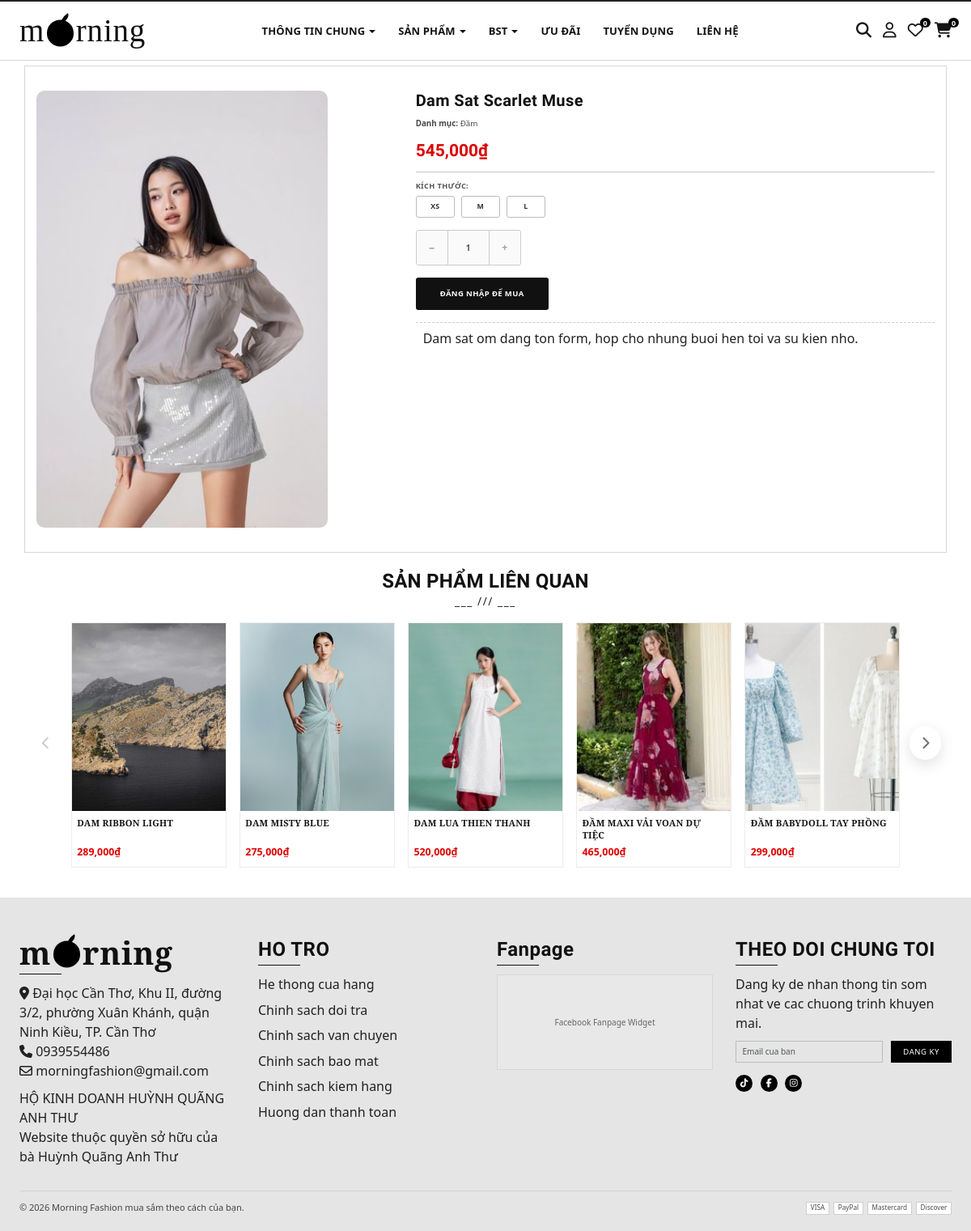
Before: /public/detail_product.php?id=116 with the older database file.
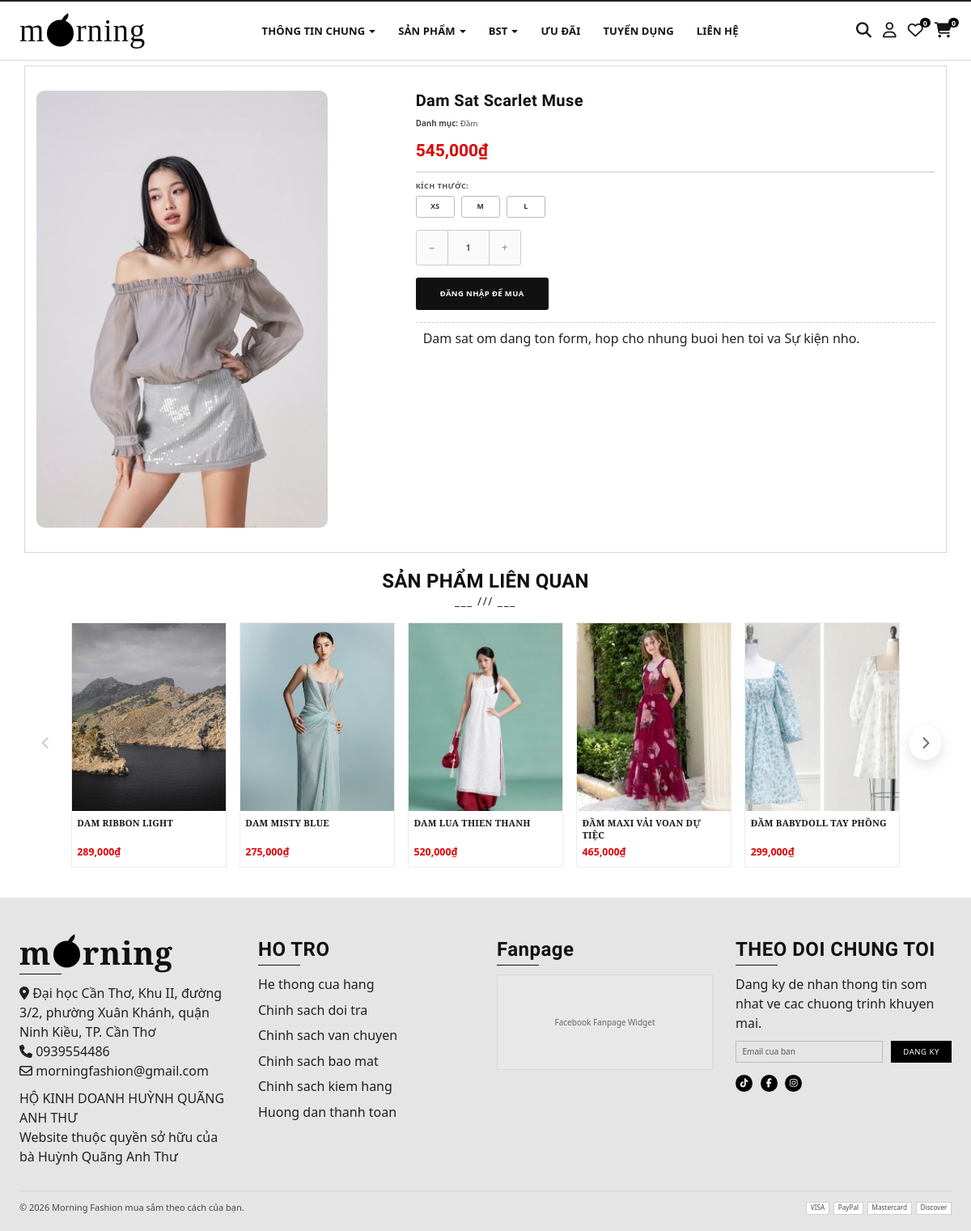
After: the same page with the newer database file.
### tables this page shows
CREATE TABLE `products` (
  `pd_id` int(11) UNSIGNED NOT NULL,
  `pd_name` varchar(255) NOT NULL,
  `pd_price` varchar(255) NOT NULL,
  `pd_info` text NOT NULL,
  `pd_image` varchar(255) NOT NULL,
  `cat_id` int(11) UNSIGNED NOT NULL,
  `is_new` tinyint(1) NOT NULL DEFAULT 0,
  `pd_sizes` varchar(50) NOT NULL DEFAULT '',
  `pd_collection` varchar(50) NOT NULL DEFAULT ''
);

CREATE TABLE `categories` (
  `cat_id` int(11) UNSIGNED NOT NULL,
  `cat_name` varchar(255) NOT NULL
);

### src/classes/Product.php (called while the page is built, shortened)
<?php
class Product
{
    private ?PDO $db;
    private int $pd_id = -1;
    public $pd_name;
    public $pd_price;
    public $pd_info;
    public $pd_image;
    public $cat_id;
    public $pd_sizes = '';
    public $pd_collection = '';
    public function getID(): int
    {
        return $this->pd_id;
    }
    public function __construct(?PDO $pdo)
    {
        $this->db = $pdo;
    }
    protected function fillFromDB(array $row): Product
    {
        [
            'pd_id' => $this->pd_id,
            'pd_name' => $this->pd_name,
            'pd_price' => $this->pd_price,
            'pd_info' => $this->pd_info,
            'pd_image' => $this->pd_image,
            'cat_id' => $this->cat_id,
            'pd_sizes' => $this->pd_sizes,
            'pd_collection' => $this->pd_collection
        ] = $row;
        return $this;
    }
    public function find(int $id): ?Product
    {
        $statement = $this->db->prepare('SELECT * FROM products WHERE pd_id = :id');
        $statement->execute(['id' => $id]);
        if ($row = $statement->fetch()) {
            return $this;
        }
        return null;
    }
    public function relatedProducts(int $categoryId, int $excludeId, int $limit = 10): array
    {
        $products = [];
        $statement = $this->db->prepare(
            'SELECT * FROM products WHERE cat_id = :cat_id AND pd_id <> :exclude_id ORDER BY pd_id DESC LIMIT :limit'
        );
        $statement->bindValue(':cat_id', $categoryId, PDO::PARAM_INT);
        $statement->bindValue(':exclude_id', $excludeId, PDO::PARAM_INT);
        $statement->bindValue(':limit', $limit, PDO::PARAM_INT);
        $statement->execute();
        while ($row = $statement->fetch()) {
            $product = new Product($this->db);
            $product->fillFromDB($row);
            $products[] = $product;
        }
        return $products;
    }
}

### libraries/Psr4AutoloaderClass.php (called while the page is built, shortened)
<?php
class Psr4AutoloaderClass
{
	protected $prefixes = array();
	public function addNamespace($prefix, $base_dir, $prepend = false)
	{
		$prefix = trim($prefix, '\\') . '\\';
		$base_dir = rtrim($base_dir, DIRECTORY_SEPARATOR) . '/';
		if (isset($this->prefixes[$prefix]) === false) {
			$this->prefixes[$prefix] = array();
		}
		if ($prepend) {
			array_unshift($this->prefixes[$prefix], $base_dir);
		} else {
			array_push($this->prefixes[$prefix], $base_dir);
		}
	}
	public function loadClass($class)
	{
		$prefix = $class;
		while (false !== $pos = strrpos($prefix, '\\')) {
			$prefix = substr($class, 0, $pos + 1);
			$relative_class = substr($class, $pos + 1);
			$mapped_file = $this->loadMappedFile($prefix, $relative_class);
			if ($mapped_file) {
				return $mapped_file;
			}
			$prefix = rtrim($prefix, '\\');
		}
		return false;
	}
	protected function loadMappedFile($prefix, $relative_class)
	{
		foreach ($this->prefixes[$prefix] as $base_dir) {
			$file = $base_dir
				. str_replace('\\', '/', $relative_class)
				. '.php';
			if ($this->requireFile($file)) {
				return $file;
			}
		}
		return false;
	}
	protected function requireFile($file)
	{
		if (file_exists($file)) {
			return true;
		}
		return false;
	}
}

### src/functions.php (called while the page is built, shortened)
<?php
function html_escape(string|null $text): string
{
    return htmlspecialchars($text ?? '', ENT_QUOTES, 'UTF-8', false);
}

### src/classes/Category.php (called while the page is built, shortened)
<?php
class Category
{
    private ?PDO $db;
    public function __construct(?PDO $pdo)
    {
        $this->db = $pdo;
    }
    public function getNameByID($id): string {
        $statement = $this->db->prepare('SELECT cat_name FROM categories WHERE cat_id = ?');
        $statement->execute([$id]);
        return $statement->fetchColumn();
    }
}

### public/detail_product.php (the view, shortened to what the rows shown need)
<?php
require_once __DIR__ . '/../src/bootstrap.php';
$product = new Product($PDO);
$id = isset($_REQUEST['id']) ? filter_var($_REQUEST['id'], FILTER_SANITIZE_NUMBER_INT) : -1;
if($id<0 || !($product->find($id))) {
    redirect('/');
}
$relatedProductModel = new Product($PDO);
$relatedProducts = $relatedProductModel->relatedProducts($product->cat_id, $product->getID(), 12);
$category = new Category($PDO);
include_once __DIR__ . '/../src/partials/header.php'
?>
<body>
    <div class="container detail-page">
        <div class="row product-detail-wrap">
            <div class="col-md-4 my-5">
                <img class="img_product" src="<?= './uploads/' . html_escape($product->pd_image) ?>" alt="" width="100%">
            </div>
            <div class="col-md-7 offset-lg-1 my-5">
                <h3 class="title_product"><?= html_escape($product->pd_name) ?></h3>
                <p class="my-3 product-meta"><b>Danh mục:</b> <?=html_escape($category->getNameByID($product->cat_id)) ?></p>
                <p class="price_product my-3"><?= number_format($product->pd_price) . '₫' ?></p>
                <hr class="my-3">
                <?php
                $sizes = !empty($product->pd_sizes)
                    ? array_filter(array_map('trim', explode(',', $product->pd_sizes)))
                    : [];
                ?>
                <?php if (!empty($sizes)) : ?>
                <div class="pd-size-section mb-4">
                    <p class="pd-section-label">Kích thước: <span class="pd-selected-size-label"></span></p>
                    <div class="pd-size-picker">
                        <?php foreach ($sizes as $sz) : ?>
                            <button type="button" class="pd-size-btn" data-size="<?= html_escape($sz) ?>">
                                <?= html_escape($sz) ?>
                            </button>
                        <?php endforeach ?>
                    </div>
                </div>
                <?php endif ?>
                <?php if(isset($_SESSION['role']) && $_SESSION['role']==='user' && isset($_SESSION['id'])) : ?>
                <form action="cart_add.php" method="post" id="addCartForm">
                    <input type="hidden" name="idsanpham" value="<?= $product->getID() ?>">
                    <input type="hidden" name="iduser" value="<?= (int)$_SESSION['id'] ?>">
                    <input type="hidden" name="pd_size" id="pd_size_input" value="">
                    <div class="pd-qty-row mb-4">
                        <div class="pd-qty-wrap">
                            <button type="button" class="pd-qty-btn decrement_btn" aria-label="Giảm">&#8722;</button>
                            <input type="number" class="pd-qty-input pd_qty" name="quantity" value="1" min="1" max="99" readonly>
                            <button type="button" class="pd-qty-btn increment_btn" aria-label="Tăng">&#43;</button>
                        </div>
                    </div>
                    <div class="pd-action-row">
                        <button type="submit" name="themgiohang" class="pd-btn-cart" id="addToCartBtn">Thêm vào giỏ</button>
                        <button type="submit" name="themgiohang" class="pd-btn-buynow" id="buyNowBtn">Mua ngay</button>
                    </div>
                </form>
                <?php else : ?>
                <div class="pd-qty-row mb-4">
                    <div class="pd-qty-wrap">
                    </div>
                </div>
                <div class="pd-action-row">
                    <a href="/onlinestore/public/login.php" class="pd-btn-cart">Đăng nhập để mua</a>
                </div>
                <?php endif ?>
                <div class="my-4 product-info-wrap">
                    <p class="info_product"><?= html_escape($product->pd_info) ?></p>
                </div>
            </div>
        </div>
        <?php if (!empty($relatedProducts)) : ?>
            <section class="related-products-section">
                <div class="section-head text-center">
                    <h2 class="title">SẢN PHẨM LIÊN QUAN</h2>
                </div>
                <div class="related-slider-wrap">
                    <div class="related-slider-viewport" id="relatedSliderViewport">
                        <div class="related-products-row" id="relatedProductsTrack">
                            <?php foreach ($relatedProducts as $relatedProduct) : ?>
                                <div class="related-slide-item">
                                    <article class="related-card">
                                        <a href="detail_product.php?id=<?= $relatedProduct->getID() ?>" class="related-card-image-wrap" aria-label="Xem <?= html_escape($relatedProduct->pd_name) ?>">
                                            <img src="<?= './uploads/' . html_escape($relatedProduct->pd_image) ?>" alt="<?= html_escape($relatedProduct->pd_name) ?>" class="related-card-image">
                                        </a>
                                        <div class="related-card-body">
                                            <a href="detail_product.php?id=<?= $relatedProduct->getID() ?>" class="related-card-title-link">
                                                <h3 class="related-card-title"><?= html_escape($relatedProduct->pd_name) ?></h3>
                                            </a>
                                            <p class="related-card-price"><?= number_format((int) $relatedProduct->pd_price) ?>₫</p>
                                        </div>
                                    </article>
                                </div>
                            <?php endforeach ?>
                        </div>
                    </div>
                </div>
            </section>
        <?php endif ?>
    </div>
</body>
</html>

Changed rows visible on the page:
changed products "Dam Sat Scarlet Muse": pd_info "Dam sat om dang ton form, hop cho nhung buoi hen toi va su kien nho." → "Dam sat om dang ton form, hop cho nhung buoi hen toi va Sự kiện nho."
